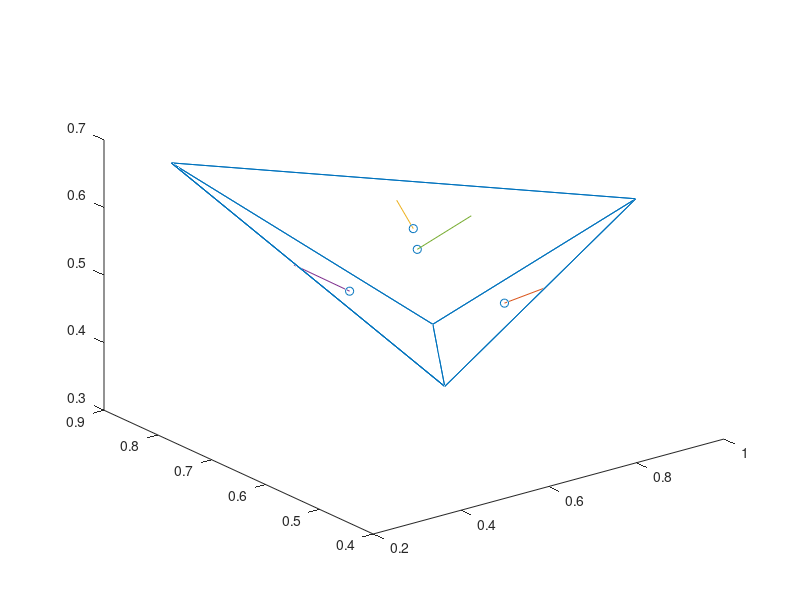

The MATLAB source for this figure:
d = 3; % do not change
X = rand(d, d + 1);
A = [2 3 4 2];
B = [1 3 4 1];
C = [1 2 4 1];
D = [1 2 3 1];
Xp = X(:, [A B C D]);
Einv = inv([transpose(X) ones(d + 1, 1)]);
N = Einv(1 : end - 1, :);
centroids = zeros(size(X));
for i = 1 : 4
    centroids(:, i) = sum(Xp(:, 4 * i - 3 : 4 * i - 1), 2) / 3;
    N(:, i) = N(:, i) / (10 * norm(N(:, i)));
end
Nnew = zeros(size(N));
for i = 1 : 4
    Nnew(:, i) = Xp(:, 4 * i - 3 : 4 * i - 1) \ ones(3, 1);
    Nnew(:, i) = Nnew(:, i) / (10 * norm(Nnew(:, i)));
end
norm(N - Nnew)
vec = centroids + Nnew;

plot3(Xp(1, :), Xp(2, :), Xp(3, :))
hold on 
scatter3(centroids(1, :), centroids(2, :), centroids(3, :))
for i = 1 : 4
   plot3([centroids(1, i) vec(1, i)],...
       [centroids(2, i) vec(2, i)],...
       [centroids(3, i) vec(3, i)]) 
end
hold off
